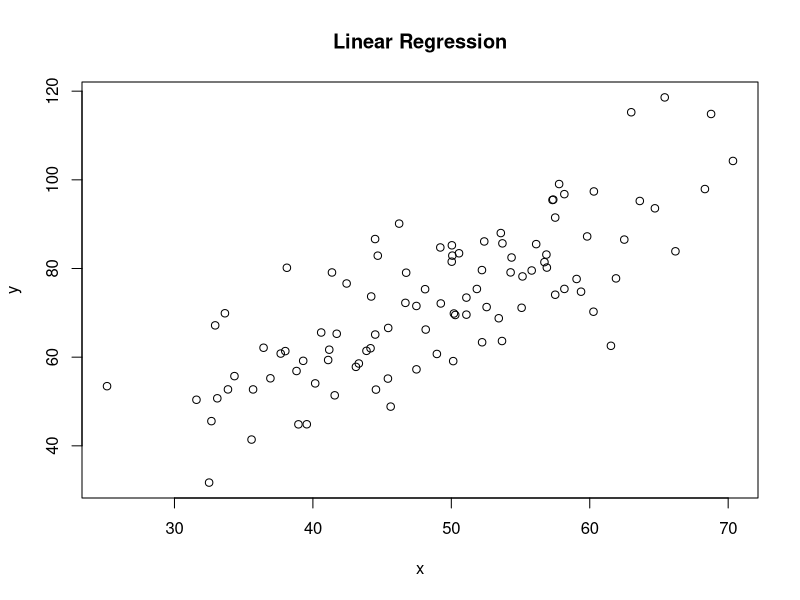
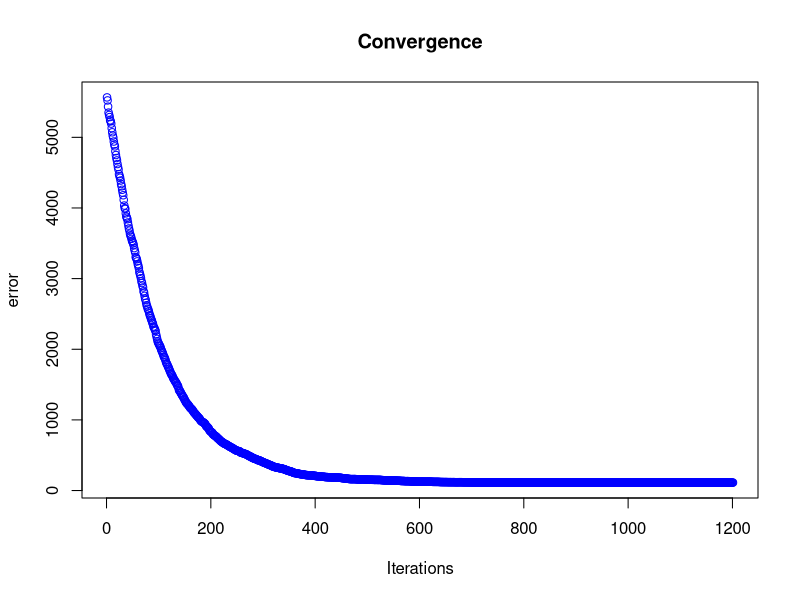

Here is the R script that generated these plots, in order:
# y = mx + b
# m is slope, b is y-intercept
error = function(b,m,points) {
  totalError = 0
  for(i in 1:nrow(points)) {
    x = points[i,1]
    y = points[i,2]
    totalError = totalError + (y - (m * x + b)) ^ 2
  }
  totalError / nrow(points)
}

stochastic_gradient = function(points, b_current, m_current) {
  b_gradient = 0
  m_gradient = 0
  N = nrow(points)
  random_point_ind = sample(1:N,1)
  
  x = points[random_point_ind, 1]
  y = points[random_point_ind, 2]
  b_gradient = b_gradient - (2/N) * (y - ((m_current * x) + b_current))
  m_gradient = m_gradient - (2/N) * x * (y - ((m_current * x) + b_current))

  c(b_gradient, m_gradient)
}

stochastic_gradient_descent = function(points, learningRate, iterations) {
  b_current = 0
  m_current = 0
  b_trace = 0
  m_trace = 0
  error_trace = error(b_current, m_current, points)
  for(iter in 1:iterations) {
    grad = stochastic_gradient(points, b_current, m_current)
    b_current = b_current - (learningRate * grad[1])
    m_current = m_current - (learningRate * grad[2])
    
    error_current = error(b_current, m_current, points)
    b_trace = c(b_trace, b_current)
    m_trace = c(m_trace, m_current)
    error_trace = c(error_trace,error_current)
  }
  data.frame(intercept = b_trace, slope = m_trace, error = error_trace)
}

setwd("C:\\Users\\Thimma Reddy\\Documents\\GitHub\\datascience\\2016\\9-Regression")
data = read.table("regression1.tsv",sep="\t")
names(data) = c("x","y")
str(data)
dim(data)

plot(data$x,data$y,xlab="x",ylab="y",main="Linear Regression")
solution = stochastic_gradient_descent(data, 0.0001, 1200)
solution[1:10,]
plot(1:1201,solution$error,col="blue",xlab="Iterations",ylab="error",main="Convergence")
